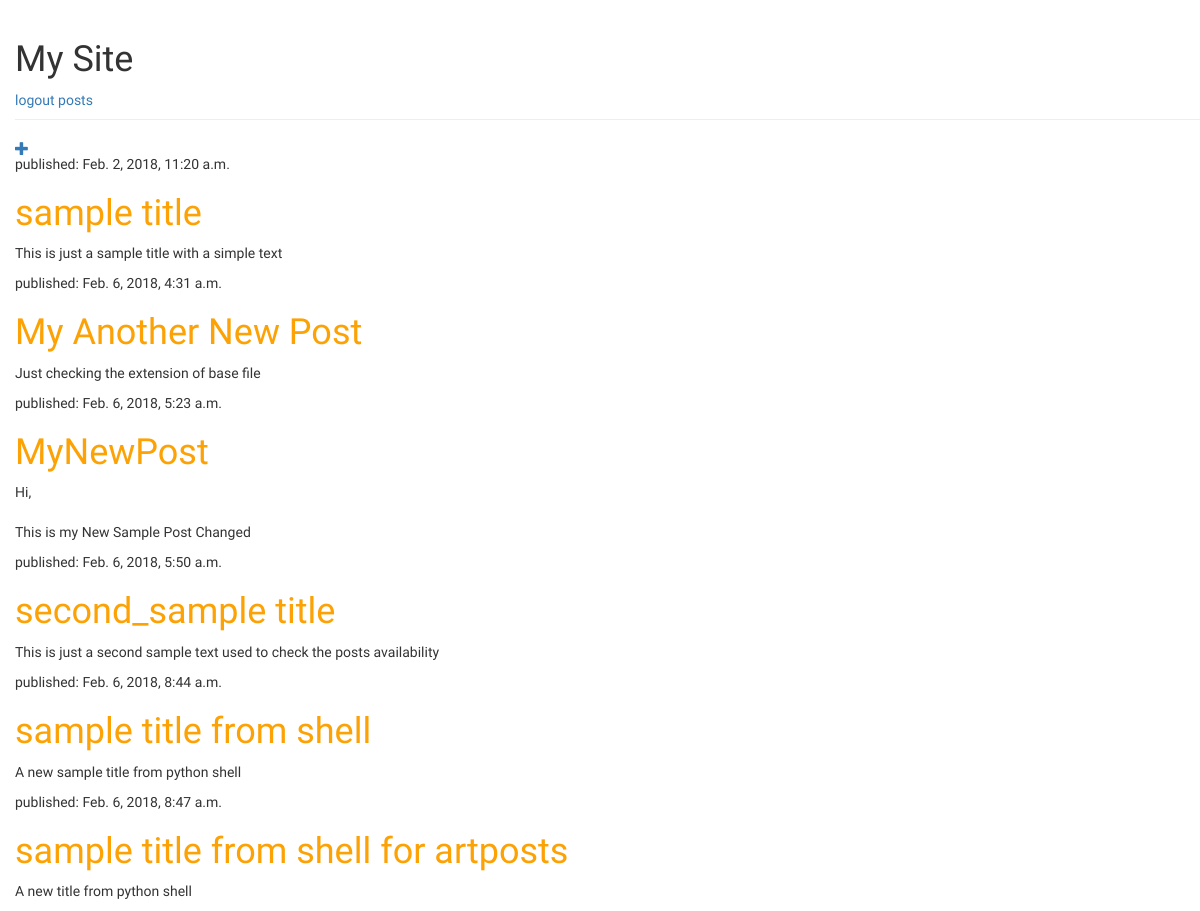
/posts (signed in), run on the app's committed database.
### userblog/models.py (models this page shows, shortened)
class UserPost(models.Model):
    author = models.ForeignKey('auth.User', on_delete =models.CASCADE)
    title = models.CharField(max_length=200)
    text = models.TextField()
    created_date = models.DateTimeField(default=timezone.now)
    published_date = models.DateTimeField(blank=True, null=True)

### userblog/views.py (the view)
# urls.py: url(r'^posts$', core_views.userpost_list, name='userpost_list'),
@login_required
def userpost_list(request):
        posts=UserPost.objects.filter(published_date__lte=timezone.now()).order_by('published_date')
        return render(request, 'userblog/userpost_list.html',{'posts':posts})

### userblog/templates/userblog/userpost_list.html
{% extends 'userblog/base.html' %}
{% block content %}
  {% if user.is_authenticated %}
      <a href="{% url 'userpost_new' %}" class="top-menu"><span class="glyphicon glyphicon-plus"></span></a>
  {% endif %}
          {% for post in posts %}
              <div class="posts">
                <div class="date">
                  <p>published: {{ post.published_date }}</p>
                </div>
                <h1><a href="{% url 'userpost_detail' pk=post.pk %}">{{ post.title }}</a></h1>
                <p>{{ post.text|linebreaksbr }}</p>
              </div>
          {% endfor %}
{% endblock %}

### userblog/static/css/userblog.css (style rules this page uses)
h1 a { color : #FCA205; }
body { padding-left: 15px; font-family: 'Lobster'; }

### data on the page
UserPost: published_date "Feb. 2, 2018, 11:20 a.m.", title "sample title", text "This is just a sample title with a simple text"
UserPost: published_date "Feb. 6, 2018, 4:31 a.m.", title "My Another New Post", text "Just checking the extension of base file"
UserPost: published_date "Feb. 6, 2018, 5:23 a.m.", title "MyNewPost", text "Hi, This is my New Sample Post Changed"
UserPost: published_date "Feb. 6, 2018, 5:50 a.m.", title "second_sample title", text "This is just a second sample text used to check the posts availability"
UserPost: published_date "Feb. 6, 2018, 8:44 a.m.", title "sample title from shell", text "A new sample title from python shell"
UserPost: published_date "Feb. 6, 2018, 8:47 a.m.", title "sample title from shell for artposts", text "A new title from python shell"
